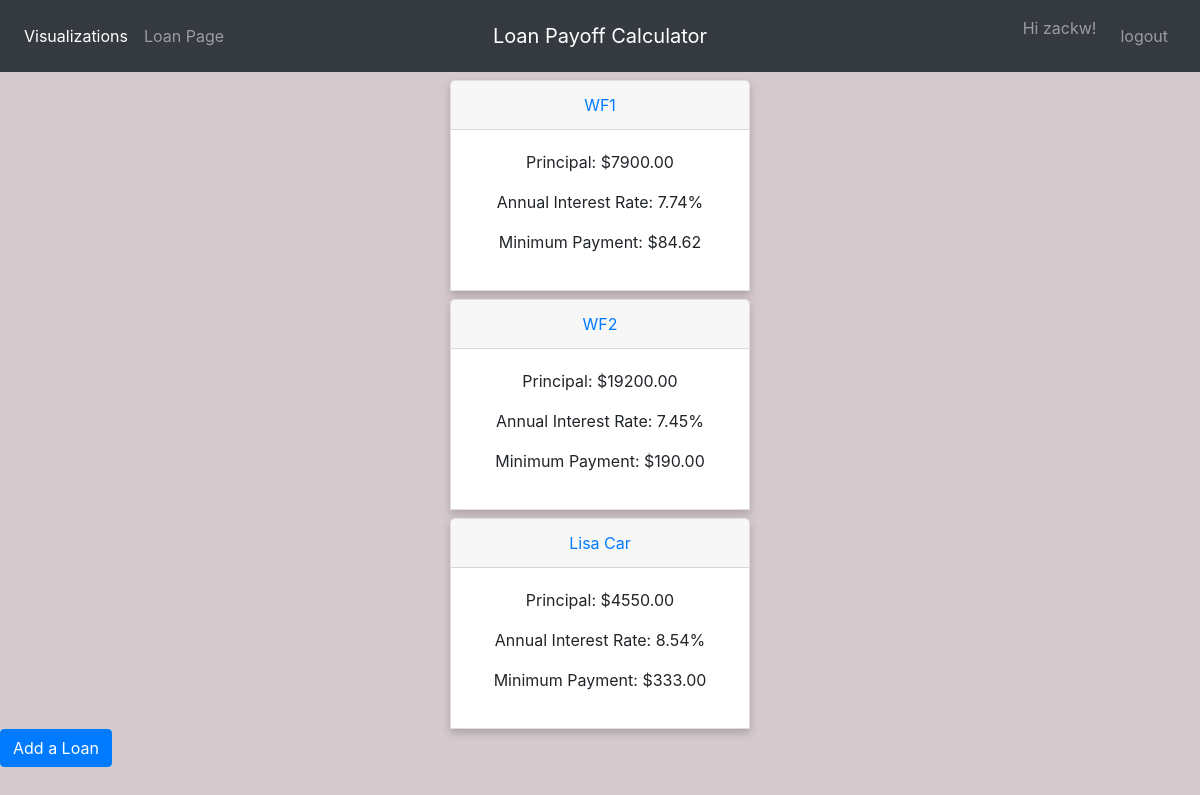
Screenshot of /portal/ (signed in) with the database file from the repository.
### loans/models.py (models this page shows, shortened)
class LoanInformation(models.Model):
    loan_user       = models.ForeignKey(Profile, on_delete=models.CASCADE,default=1)
    principal       = models.DecimalField(decimal_places=2, max_digits=100)
    interest_rate   = models.DecimalField(decimal_places=2, max_digits=3)
    minimum_payment = models.DecimalField(decimal_places=2, max_digits=10)
    loan_name       = models.CharField(max_length=25)
    def get_absolute_url(self):
        return reverse("loans:loan-update", kwargs={"id":self.id})

### loans/views.py (the view)
# urls.py: path('portal/', views.LoanListView.as_view(), name='loan-list'),
class LoanListView(ListView):
    def get_queryset(self):
        return LoanInformation.objects.filter(loan_user__user=self.request.user)

### loans/templates/loans/loaninformation_list.html (shortened to what this page needs)
{% extends 'base.html' %}
{% load static %}
    {% block content %}
    {% for instance in object_list %}
<div class="card text-center mx-auto mt-2" id='test'>
  <div class="card-header">
    <a href='{{ instance.get_absolute_url }}'>{{ instance.loan_name }} </a>
  </div>
  <div class="card-body">
    <p class="panel-body" id='loan-data'>Principal: ${{ instance.principal }}</p>
    <p class="panel-body" id='loan-data'>Annual Interest Rate: {{ instance.interest_rate }}%</p>
    <p class="panel-body" id='loan-data'>Minimum Payment: ${{ instance.minimum_payment }}</p>
  </div>
</div>
    {% endfor %}
<div> <a class="btn btn-primary" href="{% url 'loans:add-loan' %}" role="button">Add a Loan</a></div>
    {% endblock %}

### templates/navbar.html (shortened to what this page needs)
{% load static %}
<!DOCTYPE html>
<html lang="en" dir="ltr">
  <head>
    <link rel="stylesheet" type='text/css' href="{% static 'css/navbar.css' %}">
  </head>
  <body>
    <nav class="navbar navbar-expand-md navbar-dark bg-dark">
        <div class="navbar-collapse collapse w-100 order-1 order-md-0 dual-collapse2">
          {% if user.is_authenticated %}
            <ul class="navbar-nav mr-auto">
                <li class="nav-item active">
                    <a class="nav-link" href="{% url 'loans:loan-visual' %}">Visualizations</a>
                </li>
                <li class="nav-item">
                    <a class="nav-link" href="{% url 'loans:loan-list' %}">Loan Page</a>
                </li>
            </ul>
            {% endif %}
        </div>
        <div class="mx-auto order-0">
            <a class="navbar-brand mx-auto" href="/">Loan Payoff Calculator</a>
        </div>
        <div class="navbar-collapse collapse w-100 order-3 dual-collapse2">
            <ul class="navbar-nav ml-auto">
                <li class="nav-link">
                  {% if user.is_authenticated %}
                   Hi {{ user.username }}!
                  {% else %}
                    <a class="nav-link" href="{% url 'loans:register' %}">Create Account</a>
                 {% endif %}
                </li>
                <li class="nav-link">
                  {% if user.is_authenticated %}
                     <a class="nav-link" href="{% url 'logout' %}">logout</a>
                   {% else %}
                   <a class="nav-link" href="{% url 'login' %}">login</a>
                 {% endif %}
                </li>
            </ul>
        </div>
    </nav>
  </body>
</html>

### static/css/main.css (style rules this page uses)
body { background-color: #d5c9cd; }
.card { box-shadow: 0 4px 8px 0 rgba(0,0,0,0.2); transition: 0.3s; border-radius: 5px 5px 0 0; width: 25%; text-align: center; }

### static/css/navbar.css (style rules this page uses)
nav { background-color: #993333; }

### rows the page displays
LoanInformation: loan_name "WF1", principal "7900.00", interest_rate "7.74", minimum_payment "84.62"
LoanInformation: loan_name "WF2", principal "19200.00", interest_rate "7.45", minimum_payment "190.00"
LoanInformation: loan_name "Lisa Car", principal "4550.00", interest_rate "8.54", minimum_payment "333.00"

### other values shown
{{ user.username }} "zackw"
